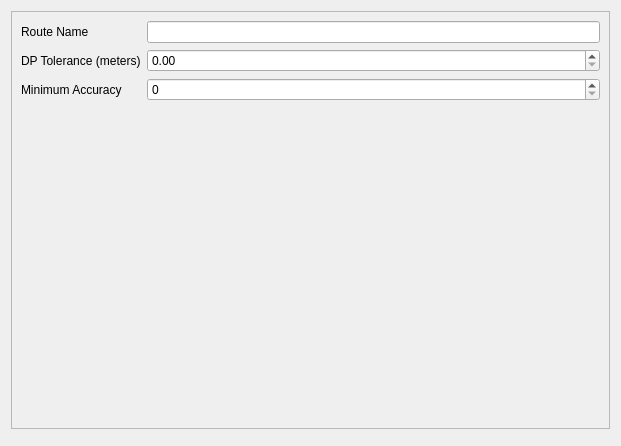
<?xml version="1.0" encoding="UTF-8"?>
<ui version="4.0">
 <class>RouteConfigUI</class>
 <widget class="QDialog" name="RouteConfigUI">
  <property name="windowModality">
   <enum>Qt::NonModal</enum>
  </property>
  <property name="geometry">
   <rect>
    <x>0</x>
    <y>0</y>
    <width>621</width>
    <height>446</height>
   </rect>
  </property>
  <property name="focusPolicy">
   <enum>Qt::StrongFocus</enum>
  </property>
  <property name="windowTitle">
   <string>Recording Options</string>
  </property>
  <layout class="QVBoxLayout" name="verticalLayout">
   <item>
    <widget class="QFrame" name="frame">
     <property name="frameShape">
      <enum>QFrame::StyledPanel</enum>
     </property>
     <property name="frameShadow">
      <enum>QFrame::Raised</enum>
     </property>
     <layout class="QFormLayout" name="formLayout">
      <item row="0" column="0">
       <widget class="QLabel" name="label">
        <property name="text">
         <string>Route Name</string>
        </property>
       </widget>
      </item>
      <item row="0" column="1">
       <widget class="QLineEdit" name="nameLineEdit"/>
      </item>
      <item row="1" column="0">
       <widget class="QLabel" name="label_2">
        <property name="text">
         <string>DP Tolerance (meters)</string>
        </property>
       </widget>
      </item>
      <item row="1" column="1">
       <widget class="QDoubleSpinBox" name="toleranceDoubleSpinBox"/>
      </item>
      <item row="2" column="0">
       <widget class="QLabel" name="label_3">
        <property name="text">
         <string>Minimum Accuracy</string>
        </property>
       </widget>
      </item>
      <item row="2" column="1">
       <widget class="QSpinBox" name="accuracySpinBox"/>
      </item>
     </layout>
    </widget>
   </item>
   <item>
    <widget class="QDialogButtonBox" name="menuButtonBox">
     <property name="orientation">
      <enum>Qt::Horizontal</enum>
     </property>
     <property name="standardButtons">
      <set>QDialogButtonBox::NoButton</set>
     </property>
    </widget>
   </item>
  </layout>
 </widget>
 <resources/>
 <connections>
  <connection>
   <sender>menuButtonBox</sender>
   <signal>accepted()</signal>
   <receiver>RouteConfigUI</receiver>
   <slot>accept()</slot>
   <hints>
    <hint type="sourcelabel">
     <x>248</x>
     <y>254</y>
    </hint>
    <hint type="destinationlabel">
     <x>157</x>
     <y>274</y>
    </hint>
   </hints>
  </connection>
  <connection>
   <sender>menuButtonBox</sender>
   <signal>rejected()</signal>
   <receiver>RouteConfigUI</receiver>
   <slot>reject()</slot>
   <hints>
    <hint type="sourcelabel">
     <x>316</x>
     <y>260</y>
    </hint>
    <hint type="destinationlabel">
     <x>286</x>
     <y>274</y>
    </hint>
   </hints>
  </connection>
 </connections>
</ui>
